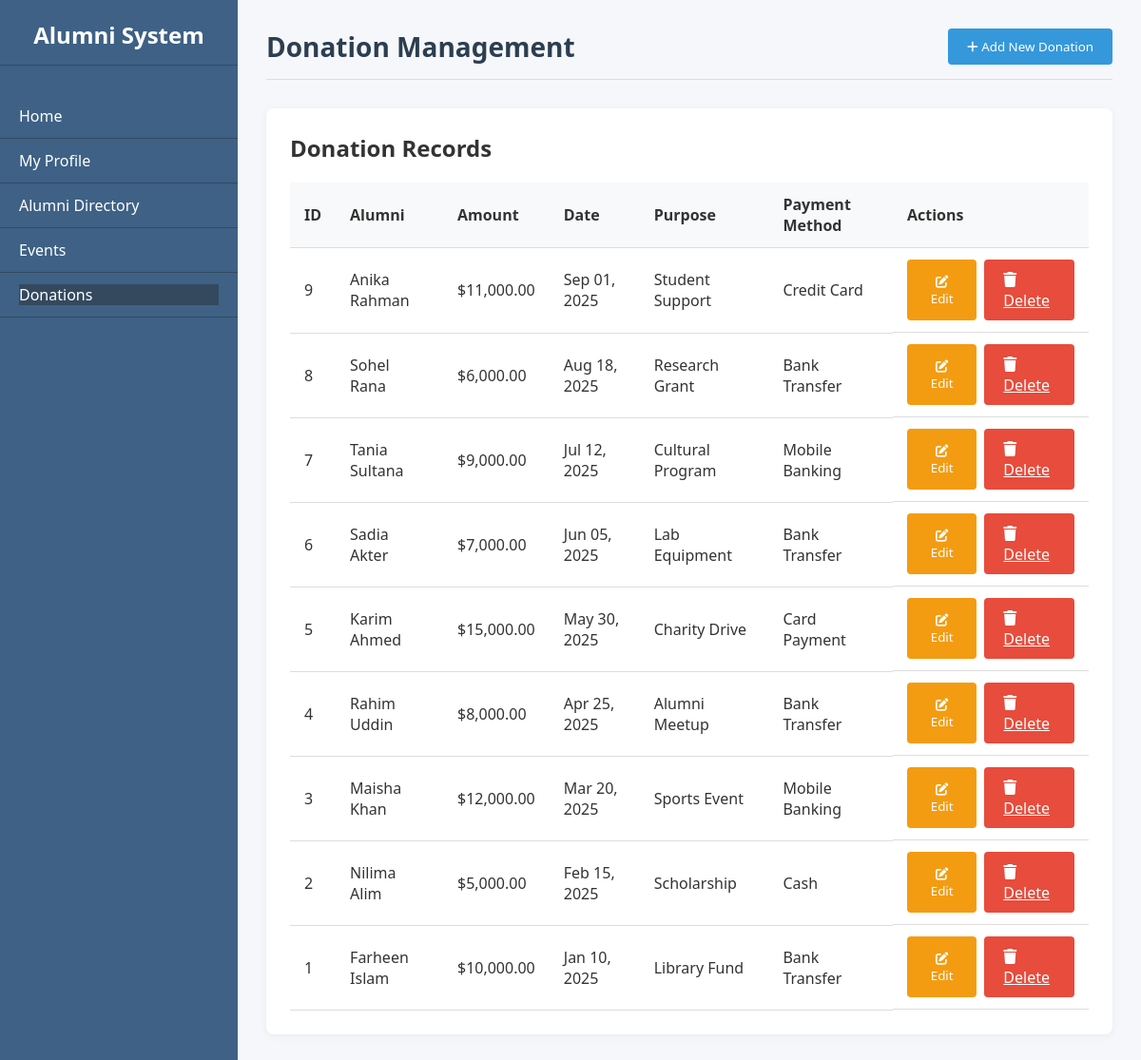
Screenshot of /donations.php (signed in) with the database file from the repository.
### tables this page shows
CREATE TABLE `donations` (
  `DonationID` int(11) NOT NULL,
  `AlumniID` varchar(50) DEFAULT NULL,
  `DonationAmount` decimal(10,2) NOT NULL,
  `DonationDate` date NOT NULL,
  `DonationPurpose` varchar(200) DEFAULT NULL,
  `PaymentMethod` varchar(50) DEFAULT NULL,
  `CreatedAt` timestamp NOT NULL DEFAULT current_timestamp()
);

CREATE TABLE `alumni` (
  `AlumniID` varchar(50) NOT NULL,
  `AlumniName` varchar(100) NOT NULL,
  `Email` varchar(100) NOT NULL,
  `ContactNo` varchar(20) DEFAULT NULL,
  `Address` text DEFAULT NULL,
  `GraduationYear` int(11) DEFAULT NULL CHECK (`GraduationYear` >= 1900),
  `DateOfBirth` date DEFAULT NULL,
  `Job` varchar(100) DEFAULT NULL,
  `DepartmentID` varchar(50) DEFAULT NULL,
  `UserID` int(11) DEFAULT NULL,
  `CreatedAt` timestamp NOT NULL DEFAULT current_timestamp()
);

### donations.php (the view, shortened to what this page needs)
<?php
include 'db.php';
$donations_query = "SELECT d.*, a.AlumniName FROM Donations d JOIN Alumni a ON d.AlumniID = a.AlumniID ORDER BY d.DonationDate DESC";
$donations_result = $conn->query($donations_query);
?>
<!DOCTYPE html>
<html lang="en">
<head>
    <link rel="stylesheet" href="https://cdnjs.cloudflare.com/ajax/libs/font-awesome/6.0.0-beta3/css/all.min.css">
</head>
<body>
    <div class="container">
        <div class="sidebar">
            <h2>Alumni System</h2>
            <ul>
                <li><a href="home.php"></i> Home</a></li>
                <li><a href="profile.php"></i> My Profile</a></li>
                <li><a href="alumni_directory.php"></i> Alumni Directory</a></li>
                <li><a href="events.php"></i> Events</a></li>
                <li><a href="donations.php" style="background-color: #34495e;"> Donations</a></li>
            </ul>
        </div>
        <div class="main-content">
            <div class="header">
                <h1>Donation Management</h1>
                <button class="btn btn-primary" onclick="openAddModal()">
                    <i class="fas fa-plus"></i> Add New Donation
                </button>
            </div>
            <div class="card">
                <h2 style="margin-bottom: 20px;">Donation Records</h2>
                <table class="table">
                    <thead>
                        <tr>
                            <th>ID</th>
                            <th>Alumni</th>
                            <th>Amount</th>
                            <th>Date</th>
                            <th>Purpose</th>
                            <th>Payment Method</th>
                            <th>Actions</th>
                        </tr>
                    </thead>
                    <tbody>
                        <?php
                        if ($donations_result->num_rows > 0) {
                            while($row = $donations_result->fetch_assoc()) {
                                echo "<tr>";
                                echo "<td>" . $row["DonationID"] . "</td>";
                                echo "<td>" . $row["AlumniName"] . "</td>";
                                echo "<td>$" . number_format($row["DonationAmount"], 2) . "</td>";
                                echo "<td>" . date("M d, Y", strtotime($row["DonationDate"])) . "</td>";
                                echo "<td>" . $row["DonationPurpose"] . "</td>";
                                echo "<td>" . $row["PaymentMethod"] . "</td>";
                                echo "<td class='action-buttons'>";
                                echo "<button class='btn btn-warning' onclick='openEditModal(" . json_encode($row) . ")'><i class='fas fa-edit'></i> Edit</button>";
                                echo "<a href='process_donation.php?delete=" . $row["DonationID"] . "' class='btn btn-danger' onclick='return confirm(\"Are you sure you want to delete this donation?\")'><i class='fas fa-trash'></i> Delete</a>";
                                echo "</td>";
                                echo "</tr>";
                            }
                        } else {
                            echo "<tr><td colspan='7' style='text-align:center;'>No donation records found</td></tr>";
                        }
                        ?>
                    </tbody>
                </table>
            </div>
        </div>
    </div>
</body>
</html>

### donations.php (style rules this page uses)
* { margin: 0; padding: 0; box-sizing: border-box; font-family: 'Segoe UI', Tahoma, Geneva, Verdana, sans-serif; }
body { background-color: #f5f7fa; color: #333; }
.container { display: flex; min-height: calc(100vh - 70px); }
.sidebar { width: 250px; background-color: #3e6185ff; color: white; padding-top: 20px; }
.sidebar h2 { text-align: center; margin-bottom: 30px; font-size: 24px; padding-bottom: 15px; border-bottom: 1px solid #34495e; }
.sidebar ul { list-style: none; }
.sidebar li { padding: 12px 20px; border-bottom: 1px solid #34495e; }
.sidebar a { color: white; text-decoration: none; display: flex; align-items: center; }
.main-content { flex: 1; padding: 30px; }
.header { display: flex; justify-content: space-between; align-items: center; margin-bottom: 30px; padding-bottom: 15px; border-bottom: 1px solid #ddd; }
.header h1 { color: #2c3e50; font-size: 28px; }
.btn { padding: 10px 20px; border: none; border-radius: 4px; cursor: pointer; font-weight: 500; transition: all 0.3s ease; }
.btn-primary { background-color: #3498db; color: white; }
.btn-danger { background-color: #e74c3c; color: white; }
.btn-warning { background-color: #f39c12; color: white; }
.card { background-color: white; border-radius: 8px; box-shadow: 0 2px 10px rgba(0, 0, 0, 0.05); padding: 25px; margin-bottom: 30px; }
.table { width: 100%; border-collapse: collapse; }
.table th, .table td { padding: 12px 15px; text-align: left; border-bottom: 1px solid #ddd; }
.table th { background-color: #f8f9fa; font-weight: 600; }
.action-buttons { display: flex; gap: 8px; }

### rows the page displays
donations: DonationID "9", AlumniID.AlumniName "Anika Rahman", DonationAmount "11,000.00", DonationDate "Sep 01, 2025", DonationPurpose "Student Support", PaymentMethod "Credit Card"
donations: DonationID "8", AlumniID.AlumniName "Sohel Rana", DonationAmount "6,000.00", DonationDate "Aug 18, 2025", DonationPurpose "Research Grant", PaymentMethod "Bank Transfer"
donations: DonationID "7", AlumniID.AlumniName "Tania Sultana", DonationAmount "9,000.00", DonationDate "Jul 12, 2025", DonationPurpose "Cultural Program", PaymentMethod "Mobile Banking"
donations: DonationID "6", AlumniID.AlumniName "Sadia Akter", DonationAmount "7,000.00", DonationDate "Jun 05, 2025", DonationPurpose "Lab Equipment", PaymentMethod "Bank Transfer"
donations: DonationID "5", AlumniID.AlumniName "Karim Ahmed", DonationAmount "15,000.00", DonationDate "May 30, 2025", DonationPurpose "Charity Drive", PaymentMethod "Card Payment"
donations: DonationID "4", AlumniID.AlumniName "Rahim Uddin", DonationAmount "8,000.00", DonationDate "Apr 25, 2025", DonationPurpose "Alumni Meetup", PaymentMethod "Bank Transfer"
donations: DonationID "3", AlumniID.AlumniName "Maisha Khan", DonationAmount "12,000.00", DonationDate "Mar 20, 2025", DonationPurpose "Sports Event", PaymentMethod "Mobile Banking"
donations: DonationID "2", AlumniID.AlumniName "Nilima Alim", DonationAmount "5,000.00", DonationDate "Feb 15, 2025", DonationPurpose "Scholarship", PaymentMethod "Cash"
donations: DonationID "1", AlumniID.AlumniName "Farheen Islam", DonationAmount "10,000.00", DonationDate "Jan 10, 2025", DonationPurpose "Library Fund", PaymentMethod "Bank Transfer"
